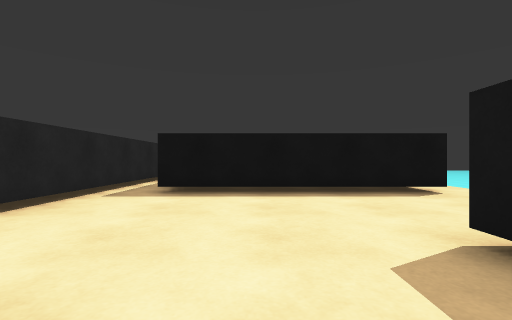
[1] (above)

16 first-person views from a walk through a scene from a Unity 3-D project. The camera is 0.71 m above the floor, looks level and sees 85° across. The floor is counted in squares, 1 m on a side. Each view is taken from the middle of a square. On the plan, view 1 faces up. The plan holds only what a view shows up to about 9 squares ahead; the rest is blank. The place goes on beyond the plan. The player character is not drawn. Some animated figures are left out.

[2]
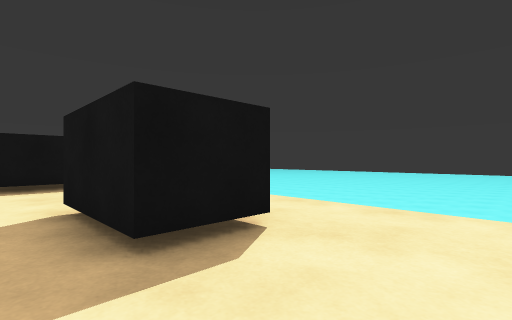

[3]
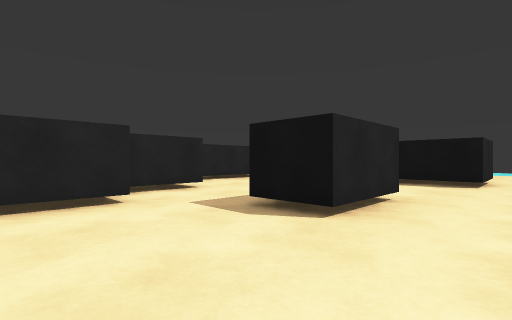

[4]
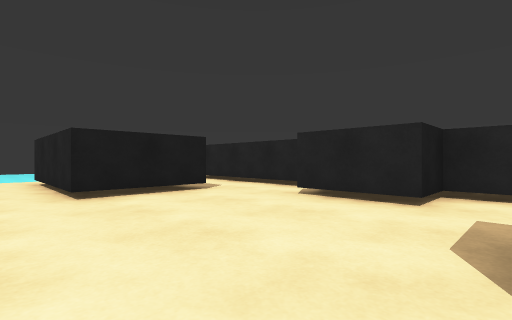

[5]
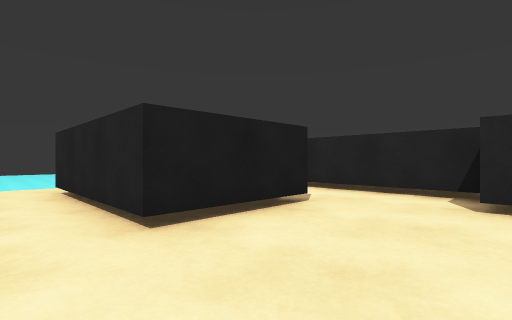

[6]
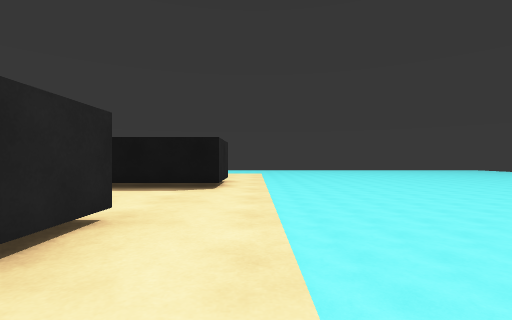

[7]
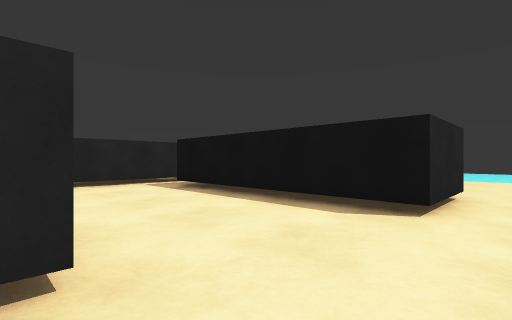

[8]
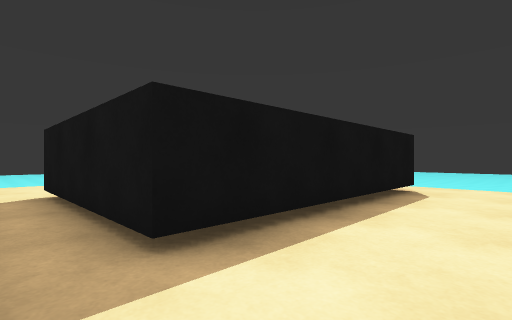

[9]
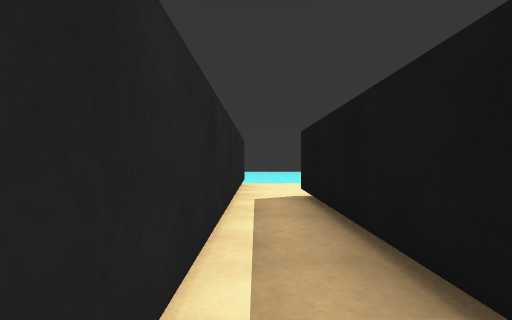

[10]
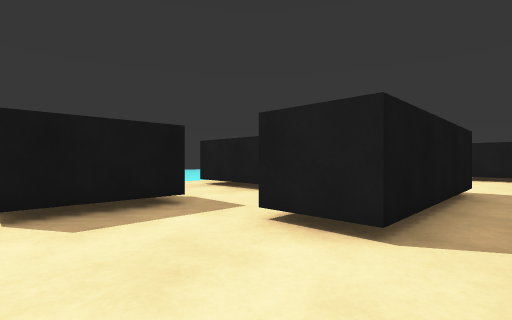

[11]
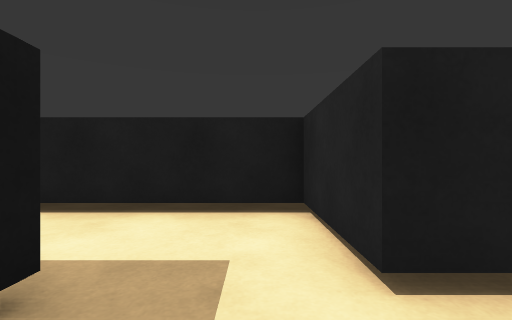

[12]
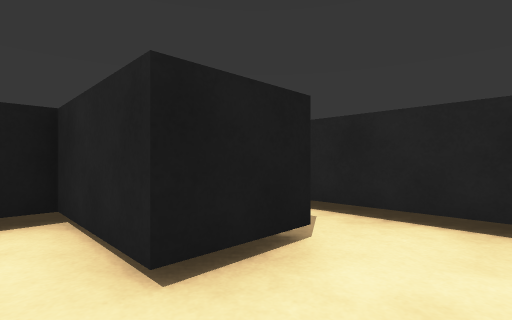

[13]
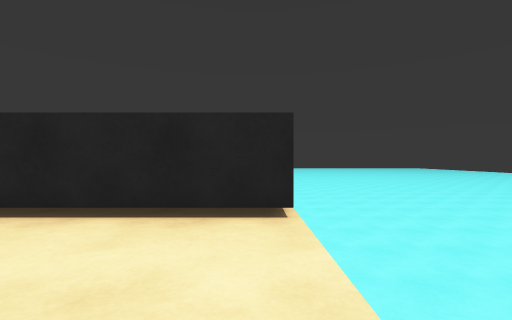

[14]
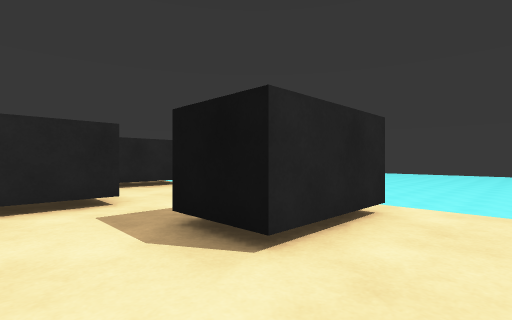

[15]
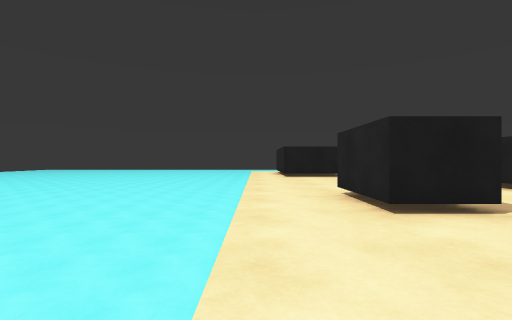

[16]
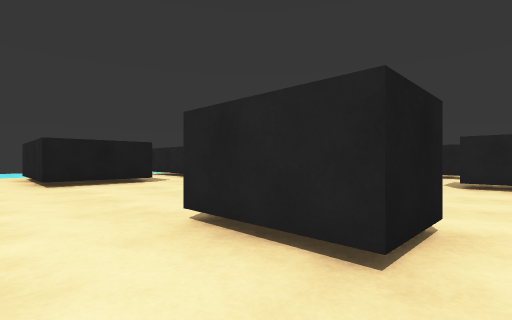

### Floor plan
Key: @ floor where view 1 was taken; # wall or solid block; . floor; v drop or lower ground.
Columns run from 7 left of view 1 to 6 right of it. Each row starts with its distance up from view 1.
 14 vvvvvvv   vv
 13    #........
 12    #....##..
 11    #....##...
 10    #.##......
  9    #.##......
  8    #.#######.v
  7    #.#######.v
  6    #.#######.v
  5    #.........v
  4    #.........v
  3    #.........v
  2    #.....##..v
  1    ..##..##..v
  0       #@.##..v
 -1       ##.....v
 -2        #.....v
 -3       ##.....v
 -4       #......
 -5       #......
 -6       #.####.
 -7       #.   #.
 -8            #.
 -9            #.
-10            #.
-11            ..

Positions as (right, up) in squares from view 1, and headings:
1: (0, 0), facing up
2: (1, -2), facing up-right
3: (5, -3), facing up-left
4: (5, 0), facing down-left
5: (5, -3), facing down-left
6: (5, -1), facing up
7: (5, 2), facing up-left
8: (-3, 4), facing up-right
9: (-3, 5), facing up
10: (-3, 13), facing down-right
11: (0, 12), facing down
12: (0, 12), facing down-left
13: (0, 13), facing left
14: (4, 9), facing up-left
15: (5, 6), facing down
16: (5, 3), facing down-left
